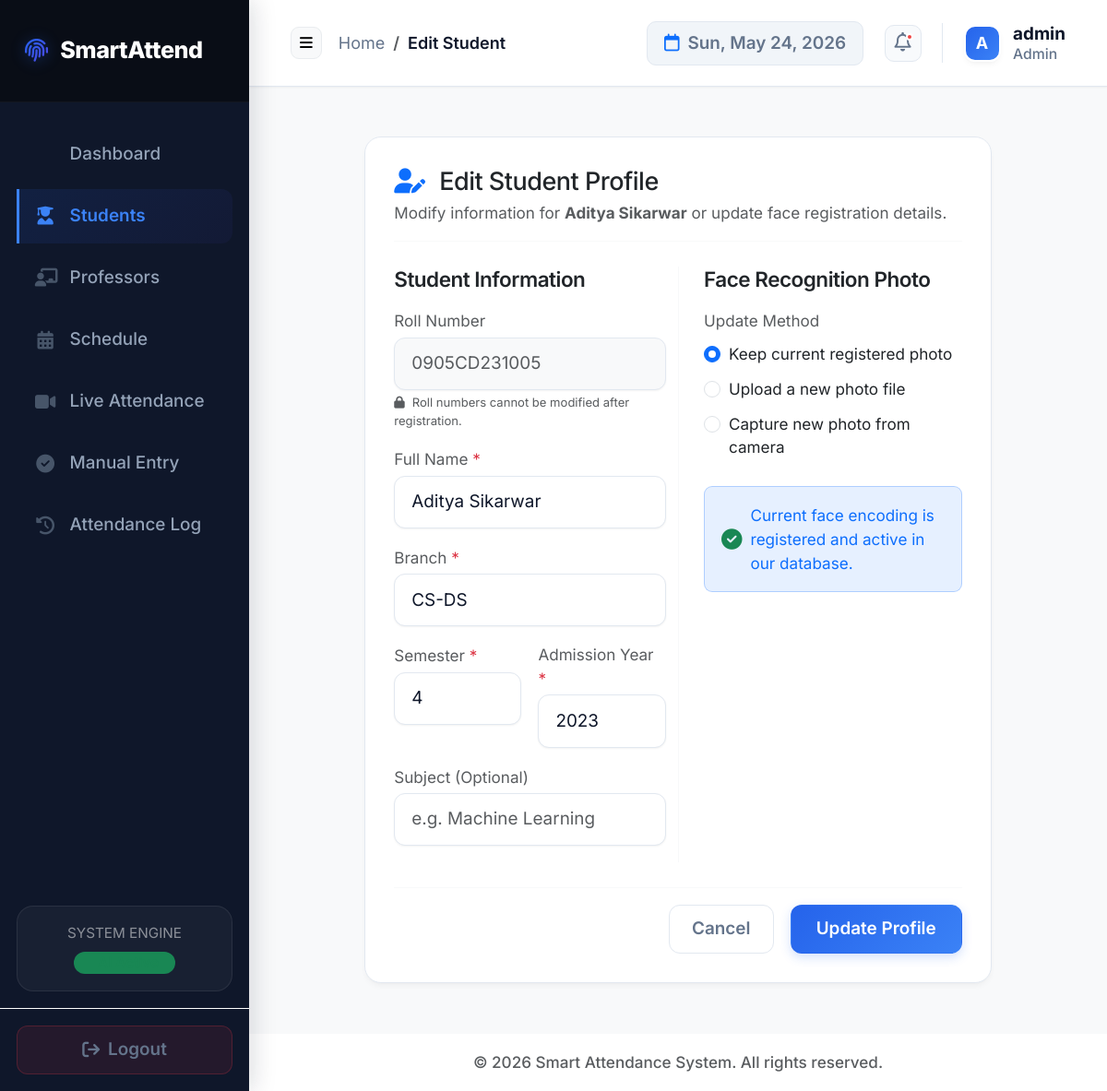
Page /edit_student/0905CD231005 (signed in) on the committed database.
### tables this page shows
CREATE TABLE students (
        roll_no TEXT PRIMARY KEY,
        name TEXT NOT NULL,
        branch TEXT,
        semester INTEGER,
        admission_year INTEGER,
        subject TEXT,
        face_encoding BLOB
    , gender TEXT, age INTEGER);

### app/students/routes.py (the view, shortened to what this page needs)
@students_bp.route('/edit_student/<roll_no>', methods=['GET', 'POST'])
@login_required
@role_required(roles=['admin'])
def edit_student(roll_no):
    conn = db_connect()
    student = conn.execute(
        "SELECT roll_no, name, branch, semester, admission_year, subject, face_encoding FROM students WHERE roll_no = ?",
        (roll_no,)
    ).fetchone()
    conn.close()
    if not student:
        flash(f"Student with Roll Number '{roll_no}' not found.", "danger")
        return redirect(url_for('students.view_students'))
    current_year = datetime.now().year
    return render_template('students/edit_student.html', student=student, current_year=current_year)

### app/auth/routes.py (called while the page is built, shortened)
def login_required(f):
    @wraps(f)
    def decorated_function(*args, **kwargs):
        if 'logged_in' not in session or not session['logged_in']:
            flash('Please log in to access this page.', 'warning')
            return redirect(url_for('auth.login'))
        return f(*args, **kwargs)
    return decorated_function

def role_required(roles):
    def decorator(f):
        @wraps(f)
        def decorated_function(*args, **kwargs):
            if 'logged_in' not in session or not session['logged_in']:
                flash('Please log in to access this page.', 'warning')
                return redirect(url_for('auth.login'))
            return f(*args, **kwargs)
        return decorated_function
    return decorator

### app/extensions.py (called while the page is built)
def db_connect():
    conn = sqlite3.connect(config.DB_FILE, timeout=10)
    conn.row_factory = sqlite3.Row
    return conn

def close_connection(exception):
    db = getattr(g, '_database', None)
    if db is not None:
        db.close()

### app/templates/students/edit_student.html (shortened to what this page needs)
{% extends "layout.html" %}
{% block breadcrumb %}Edit Student{% endblock %}
{% block content %}
<div class="container-fluid px-0">
    <div class="row justify-content-center">
        <div class="col-xl-10 col-lg-11">
            <div class="saas-card">
                <div class="border-bottom border-light pb-3 mb-4">
                    <h3 class="h4 font-weight-bold text-dark mb-1">
                        <i class="fas fa-user-pen text-primary me-2"></i> Edit Student Profile
                    </h3>
                    <p class="text-muted small mb-0">Modify information for <strong>{{ student.name }}</strong> or update face registration details.</p>
                </div>
                <form method="POST" action="{{ url_for('students.edit_student', roll_no=student.roll_no) }}" enctype="multipart/form-data">
                    <div class="row g-4">
                        <div class="col-lg-6">
                            <h5 class="font-weight-bold text-dark mb-3">Student Information</h5>
                            <div class="mb-3">
                                <label for="roll_no" class="form-label small font-weight-semibold text-muted mb-1">Roll Number</label>
                                <input type="text" id="roll_no" name="roll_no" value="{{ request.form.get('roll_no', student.roll_no) }}" class="form-control saas-input bg-light text-muted" readonly style="cursor: not-allowed;">
                                <span class="text-muted d-block mt-1" style="font-size: 0.725rem;"><i class="fas fa-lock me-1"></i> Roll numbers cannot be modified after registration.</span>
                            </div>
                            <div class="mb-3">
                                <label for="name" class="form-label small font-weight-semibold text-muted mb-1">Full Name <span class="text-danger">*</span></label>
                                <input type="text" id="name" name="name" value="{{ request.form.get('name', student.name) }}" class="form-control saas-input" placeholder="e.g. John Doe" required>
                            </div>
                            <div class="mb-3">
                                <label for="branch" class="form-label small font-weight-semibold text-muted mb-1">Branch <span class="text-danger">*</span></label>
                                <input type="text" id="branch" name="branch" value="{{ request.form.get('branch', student.branch) }}" class="form-control saas-input" placeholder="e.g. Computer Science" required>
                            </div>
                            <div class="row g-3 mb-3">
                                <div class="col-sm-6">
                                    <label for="semester" class="form-label small font-weight-semibold text-muted mb-1">Semester <span class="text-danger">*</span></label>
                                    <input type="number" id="semester" name="semester" value="{{ request.form.get('semester', student.semester) }}" min="1" max="10" class="form-control saas-input" placeholder="e.g. 6" required>
                                </div>
                                <div class="col-sm-6">
                                    <label for="admission_year" class="form-label small font-weight-semibold text-muted mb-1">Admission Year <span class="text-danger">*</span></label>
                                    <input type="number" id="admission_year" name="admission_year" value="{{ request.form.get('admission_year', student.admission_year) }}" min="1900" max="{{ current_year + 5 }}" class="form-control saas-input" required>
                                </div>
                            </div>
                            <div class="mb-3">
                                <label for="subject" class="form-label small font-weight-semibold text-muted mb-1">Subject (Optional)</label>
                                <input type="text" id="subject" name="subject" value="{{ request.form.get('subject', student.subject or '') }}" class="form-control saas-input" placeholder="e.g. Machine Learning">
                            </div>
                        </div>
                        <div class="col-lg-6 border-start border-light ps-lg-4">
                            <h5 class="font-weight-bold text-dark mb-3">Face Recognition Photo</h5>
                            <div class="mb-4">
                                <label class="form-label small font-weight-semibold text-muted mb-2">Update Method</label>
                                <div class="d-flex flex-column gap-2">
                                    <div class="form-check">
                                        <input class="form-check-input" type="radio" id="keep_current" name="photo_upload_method" value="keep_current" checked>
                                        <label class="form-check-label small font-weight-semibold text-dark" for="keep_current">
                                            Keep current registered photo
                                        </label>
                                    </div>
                                    <div class="form-check">
                                        <input class="form-check-input" type="radio" id="upload_file" name="photo_upload_method" value="file_upload">
                                        <label class="form-check-label small font-weight-semibold text-dark" for="upload_file">
                                            Upload a new photo file
                                        </label>
                                    </div>
                                    <div class="form-check">
                                        <input class="form-check-input" type="radio" id="capture_camera" name="photo_upload_method" value="camera_capture">
                                        <label class="form-check-label small font-weight-semibold text-dark" for="capture_camera">
                                            Capture new photo from camera
                                        </label>
                                    </div>
                                </div>
                            </div>
                            <div id="current_photo_section" class="p-3 bg-primary bg-opacity-10 border border-primary border-opacity-25 rounded-3 text-primary mb-3">
                                {% if student.face_encoding %}
                                    <div class="d-flex align-items-center small">
                                        <i class="fas fa-circle-check fs-5 me-2 text-success"></i>
                                        <span>Current face encoding is registered and active in our database.</span>
                                    </div>
                                {% else %}
                                    <div class="d-flex align-items-center small text-danger">
                                        <i class="fas fa-triangle-exclamation fs-5 me-2"></i>
                                        <span>No face encoding registered! Please select a method to add a face photo.</span>
                                    </div>
                                {% endif %}
                            </div>
                        </div>
                    </div>
                    <div class="d-flex justify-content-end align-items-center gap-3 pt-3 border-top border-light mt-4">
                        <a href="{{ url_for('students.view_students') }}" class="btn btn-saas btn-saas-outline">Cancel</a>
                        <button type="submit" class="btn btn-saas btn-saas-primary glow-primary px-4">Update Profile</button>
                    </div>
                </form>
            </div>
        </div>
    </div>
</div>
{% endblock %}

### static/style.css (style rules this page uses)
:root { --primary: #2563eb; --primary-light: #eff6ff; --primary-gradient: linear-gradient(135deg, #2563eb, #3b82f6); --accent: #4f46e5; --accent-light: #eef2ff; --accent-gradient: linear-gradient(135deg, #4f46e5, #6366f1); --dark: #0f172a; --bg-main: #f8fafc; --card-bg: #ffffff; --success: #22c55e; --success-light: #f0fdf4; --success-gradient: linear-gradient(135deg, #22c55e, #4ade80); --danger: #ef4444; --danger-light: #fef2f2; --danger-gradient: linear-gradient(135deg, #ef4444, #f87171); --warning: #eab308; --warning-light: #fefcbf; --text-primary: #0f172a; --text-secondary: #64748b; --border-color: #e2e8f0; --shadow-sm: 0 1px 2px 0 rgba(0, 0, 0, 0.05); --shadow-md: 0 4px 6px -1px rgba(0, 0, 0, 0.04), 0 2px 4px -2px rgba(0, 0, 0, 0.04); --shadow-lg: 0 10px 15px -3px rgba(15, 23, 42, 0.04), 0 4px 6px -4px rgba(15, 23, 42, 0.04); --shadow-premium: 0 20px 25px -5px rgba(15, 23, 42, 0.06), 0 10px 10px -5px rgba(15, 23, 42, 0.04); }
html { font-size: 18px; }
body { font-family: 'Inter', sans-serif; font-size: 1rem; background-color: var(--bg-main); color: var(--text-primary); overflow-x: hidden; }
small, .small { font-size: 0.95rem !important; }
.saas-card { background-color: var(--card-bg); border: 1px solid var(--border-color); border-radius: 18px; padding: 1.75rem; box-shadow: var(--shadow-md); transition: all 0.3s cubic-bezier(0.16, 1, 0.3, 1); position: relative; overflow: hidden; }
h1, h2, h3, h4, h5, h6 { font-weight: 600; color: var(--text-primary); letter-spacing: -0.5px; }
.saas-input, .saas-select { border: 1.5px solid var(--border-color); border-radius: 12px; padding: 0.75rem 1rem; font-size: 1.05rem; color: var(--text-primary); background-color: #ffffff; box-shadow: var(--shadow-sm); transition: all 0.2s ease-in-out; }
.glow-primary { box-shadow: 0 4px 14px 0 rgba(37, 99, 235, 0.25); }
.btn-saas { border-radius: 12px; padding: 0.625rem 1.35rem; font-weight: 600; font-size: 1.05rem; transition: all 0.25s cubic-bezier(0.16, 1, 0.3, 1); display: inline-flex; align-items: center; justify-content: center; gap: 0.5rem; border: 1px solid transparent; }
.btn-saas-primary { background: var(--primary-gradient); color: white !important; box-shadow: 0 4px 12px rgba(37, 99, 235, 0.2); }
.btn-saas-outline { background-color: transparent; color: var(--text-secondary) !important; border-color: var(--border-color); }

### rows in the picture
students: name "Aditya Sikarwar", roll_no "0905CD231005", branch "CS-DS", semester "4", admission_year "2023"

### other values in the picture
{{ session.username[0]|upper if session.username else 'A' }} "A"
{{ session.username }} "admin"
{{ session.role }} "Admin"
{{ now.year if now is defined else 2026 }} "2026"
